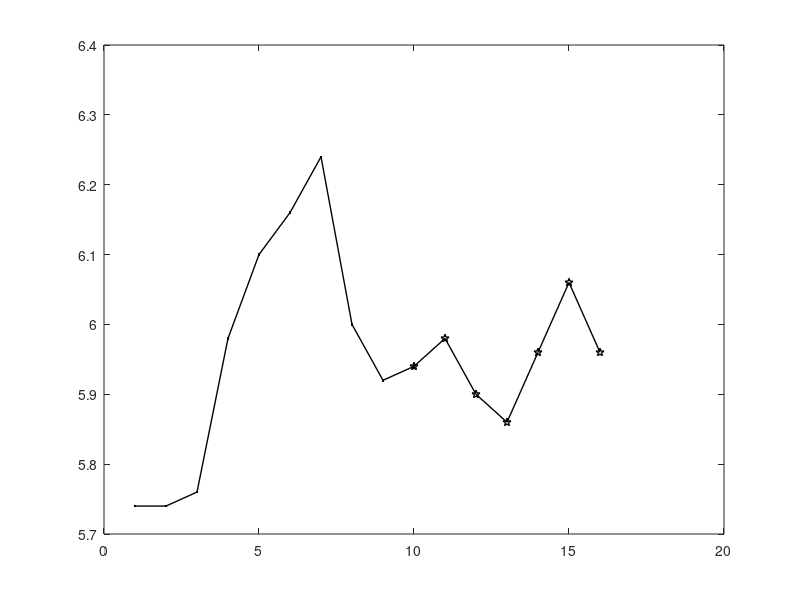

Reproduce this figure in MATLAB. (Note: this script raises an error after producing the figure.)
## Kri Kri, listed on the main market of the Athens Exchange, is a well-known greek company  
## specializing in pastry products and tranditional greek yogurt, offering products not only 
## in Greece but also in more than 10 countries abroad.
## Source: https://international.krikri.gr

## The following table shows the stock information for the company, concerning the market of the Athens  
## Exchange for the period 30/07/2020 - 20/08/2020. The data corresponding to the first 10 days are
## considered as known data. We are going to use them in order to train a model and approach the 
## closing price of the company's stock, using least squares polynomials. The approximating polynomials
## will have degree 2, 3 & 4.
## Based on that models, we will try to forecast the closing price of the stock for a short period, after 
## the described training interval. In particular, we are going to forecast the price for days
## 12 and 16, as indexed in the following table. During this procedure, we are going to conceive as 
## unknown all data presented for days 11 to 16.
## Table Source: https://www.capital.gr/finance/el/allstocks

#  Index  *     Date      *   Closing  * Percentage *   Opening  *    High  *    Low     *    Volume   *    Turnover    * Status considered *
# -------------------------------------------------------------------------------------------------------------------------------------------
#    1    *   30/7/2020   *   5,7400   *    0,00%  *   5,8000    *	5,8000  *	5,7000   *    5.870	   *     33.716,80  *      Known        *
#    2    *   31/7/2020   *   5,7400   *    0,00%  *   5,8400    *	5,8400  *	5,7000   *   20.322	   *    117.039,36  *      Known        * 
#    3    *   03/8/2020   *   5,7600   *    0,35%  *   5,8000    *	5,8000  *	5,7400   *    7.199	   *     41.446,46  *      Known        *
#    4    *   04/8/2020   *   5,9800   *    3,82%  *   5,8600    *	5,9800  *	5,7800   *    6.888	   *     40.161,92  *      Known        *
#    5    *   05/8/2020   *   6,1000   *    2,01%  *   6,0000    *	6,1000  *	5,9800   *   18.242	   *    110.315,74  *      Known        * 
#    6    *   06/8/2020   *   6,1600   *    0,98%  *   6,1000    *	6,1600  *	6,1000   *    6.450	   *     39.524,52  *      Known        *
#    7    *   07/8/2020   *   6,2400   *    1,30%  *   6,1800    *	6,2400  *	6,1600   *   11.601	   *     71.769,94  *      Known        *
#    8    *   10/8/2020   *   6,0000   *   -3,85%  *   6,2600    *	6,2600  *	5,9400   *   20.964	   *    128.690,14  *      Known        * 
#    9    *   11/8/2020   *   5,9200   *   -1,33%  *   6,0000    *	6,0400  *	5,9200   *    8.394	   *     50.199,82  *      Known        *
#   10    *   12/8/2020   *   5,9400   *    0,34%  *   6,0000    *	6,0000  *	5,9400   *    9.340	   *     55.993,00  *      Known        *

#   11    *   13/8/2020   *   5,9800   *    0,67%  *   6,0000    *	6,0000  *	5,7200   *    5.162	   *     30.403,18  *     Unknown       *  BIRTHDAY

#   12    *   14/8/2020   *   5,9000   *   -1,34%  *   5,9600    *	5,9600  *	5,8000   *    5.048	   *     29.621,98  *     Unknown       *  FORECAST #1
#   13    *   17/8/2020   *   5,8600   *   -0,68%  *   5,9600    *	5,9600  *	5,8400   *    6.100	   *     35.834,12  *     Unknown       *
#   14    *   18/8/2020   *   5,9600   *    1,71%  *   5,9600    *	6,0000  *	5,9000   *    5.727	   *     34.102,12  *     Unknown       *
#   15    *   19/8/2020   *   6,0600   *    1,68%  *   5,9600    *	6,0800  *	5,9400   *    3.838	   *     23.030,30  *     Unknown       *
#   16    *   20/8/2020   *   5,9600   *   -1,65%  *   5,9200    *	6,0400  *	5,9000   *    4.844	   *     28.918,88  *     Unknown       *  FORECAST #2

daysOfTraining = 10;
daysInTotal = 16;

forecastDay1 = 12;
forecastDay2 = 16;

dayCoordinate = 1:daysInTotal;
closingPriceCoordinate = [5.74 5.74 5.76 5.98 6.10 6.16 6.24 6.00 5.92 5.94 5.98 5.90 5.86 5.96 6.06 5.96];

plot(dayCoordinate(1:daysOfTraining), closingPriceCoordinate(1:daysOfTraining), "linewidth", 1, "linestyle", '-', '.', "color", 'k');
hold on;
plot(dayCoordinate(daysOfTraining:daysInTotal), closingPriceCoordinate(daysOfTraining:daysInTotal), "linewidth", 1, "linestyle", '-', "marker", 'p', "color", 'k');
hold on;

colors = ['g', 'b', 'm', 'r'];

for polynomialDegree = 1:4
    coefficients = leastSquares(dayCoordinate(1:daysOfTraining), closingPriceCoordinate(1:daysOfTraining), polynomialDegree);

    % calculates and prints the forecasted and actual closing price for the two forecast days
    forecastedPriceForDay1 = forecastedPriceForDay2 = coefficients(1);
    for unknown = 2:length(coefficients)
        forecastedPriceForDay1 += coefficients(unknown)*forecastDay1^(unknown - 1);
        forecastedPriceForDay2 += coefficients(unknown)*forecastDay2^(unknown - 1);
    endfor
    printf("(degree %d - Forecast day 1) Forecasted: %.2f || %.2f :Actual\n", polynomialDegree, forecastedPriceForDay1, closingPriceCoordinate(forecastDay1));
    printf("(degree %d - Forecast day 2) Forecasted: %.2f || %.2f :Actual\n\n", polynomialDegree, forecastedPriceForDay2, closingPriceCoordinate(forecastDay2));

    % initializes the x coordinate of test points, in order to plot the found polynomial
    % in the same figure, we are going to plot the actual curve of sin(x), as well
    numberOfTestPoints = 1000;
    xValues = linspace(1, daysInTotal, numberOfTestPoints);

    for i=1:numberOfTestPoints
        % constructs the y coordinates for the approximating polynomial
        yValues(i) = coefficients(1);
        for unknown = 2:length(coefficients)
            yValues(i) += coefficients(unknown)*xValues(i)^(unknown - 1);
        endfor
    endfor
    plot(xValues, yValues, "color", colors(polynomialDegree), "linestyle", '--', "linewidth", 0.8);
    hold on;
endfor

% places appropriate legend and title to the common figure
legend("actual data curve (training data)", 
       "actual data curve (data to forecast)", 
       "polynomial of degree 1", 
       "polynomial of degree 2",
       "polynomial of degree 3",
       "polynomial of degree 4",
       "location", "southeast");
title("Stock forecast: KRI-KRI", "fontsize", 14);
